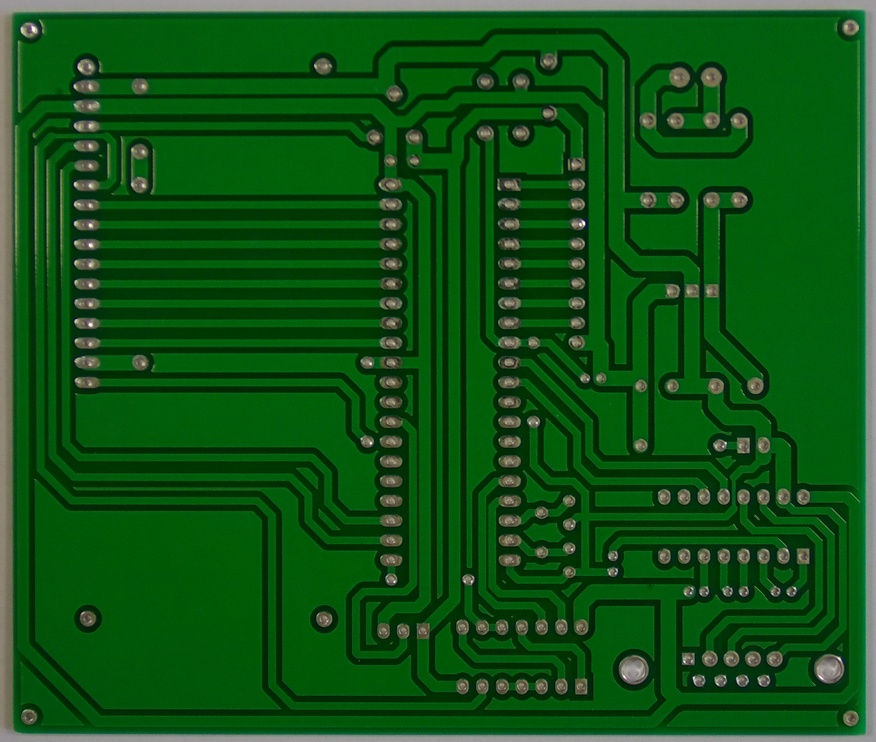
#> input picture PCB-Defect-Detection-and-Classification-System-PCB-Defect-Detection-and-Classification-System-Yuvraj-Singh0/PCB_DATASET/05.JPG, 876 x 742 px, shrunk from 2544 x 2156 before the run, found by its file name
$ python alignment.py
#> lines starting #> are read from the running program, lines starting #| are printed output that depends on the picture; pictures that were not available may be replaced by others from this repository, and a replacement may not be noted
import cv2
import numpy as np
import os

PROJECT_ROOT = os.path.dirname(os.path.abspath(__file__))

REF_PATH = os.path.join(PROJECT_ROOT, "images", "template", "05.JPG")
TEST_PATH = os.path.join(PROJECT_ROOT, "images", "test", "01_mouse_bite_02.jpg")
OUT_PATH = os.path.join(PROJECT_ROOT, "images", "test_aligned.jpg")

# Load images
ref = cv2.imread(REF_PATH, 0)
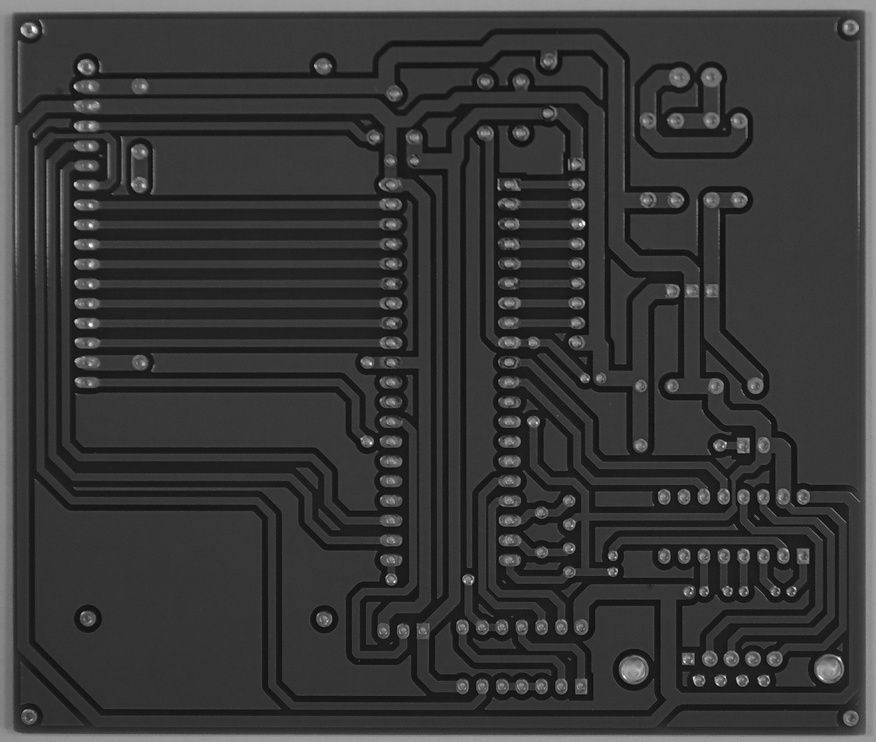
#> ref: shape (742, 876); min 9, max 255, mean 55.4
test = cv2.imread(TEST_PATH, 0)
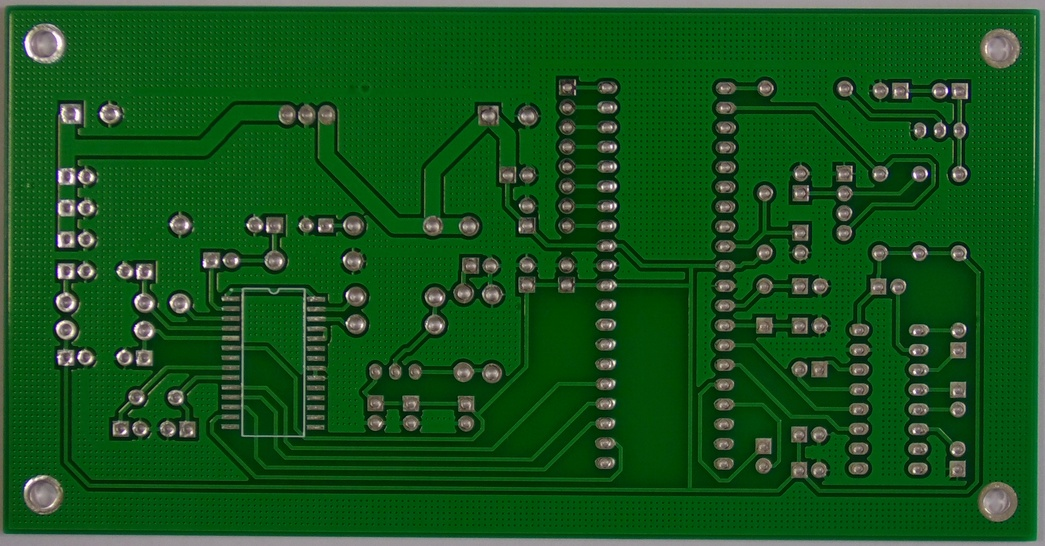
#> input picture PCB-Defect-Detection-and-Classification-System-PCB-Defect-Detection-and-Classification-System-Yuvraj-Singh0/PCB_DATASET/01.JPG, 1045 x 546 px, shrunk from 3034 x 1586 before the run, given in place of 01_mouse_bite_02.jpg, which was not available
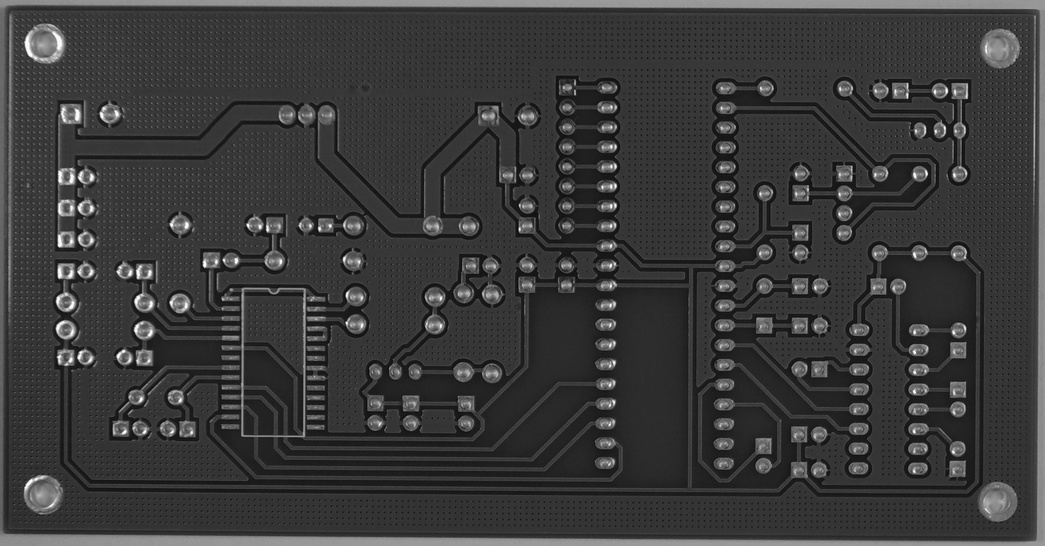
#> test: shape (546, 1045); min 8, max 255, mean 58.3

if ref is None or test is None:
    print("❌ Image not loaded")
    exit()

# Resize test image to reference size (IMPORTANT)
test = cv2.resize(test, (ref.shape[1], ref.shape[0]))
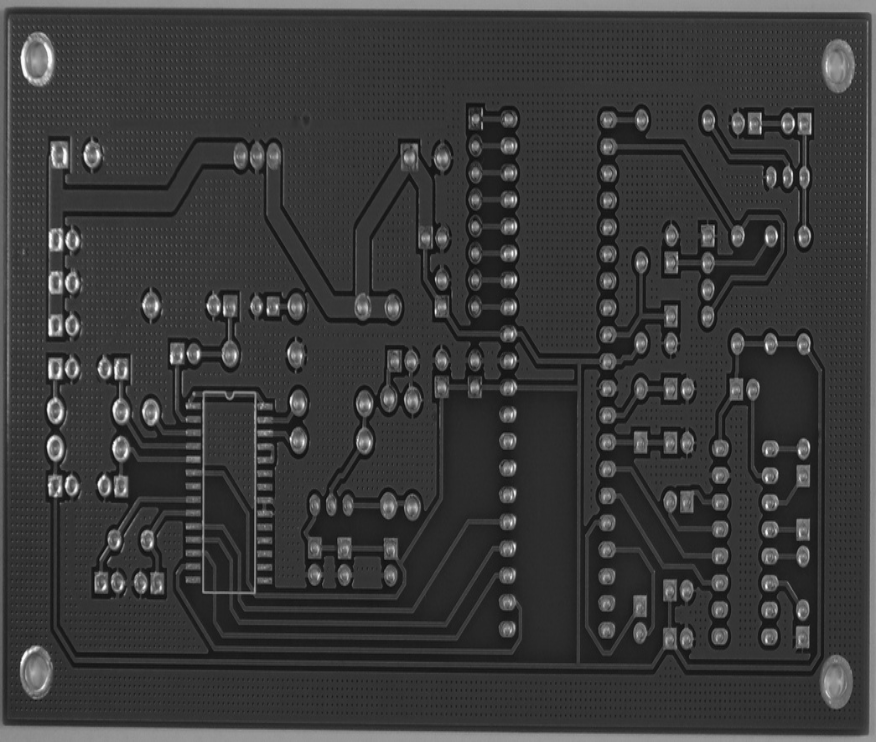
#> test: shape (742, 876); min 11, max 253, mean 58.2

# Convert to float32 (required for ECC)
ref_f = ref.astype(np.float32)
test_f = test.astype(np.float32)

# Initialize warp matrix (AFFINE is enough for PCB)
warp_matrix = np.eye(2, 3, dtype=np.float32)

# ECC criteria
criteria = (
    cv2.TERM_CRITERIA_EPS | cv2.TERM_CRITERIA_COUNT,
    5000,
    1e-6
)

try:
    cc, warp_matrix = cv2.findTransformECC(
        ref_f,
        test_f,
        warp_matrix,
        cv2.MOTION_AFFINE,
        criteria
    )
#> cc = 0.403; warp_matrix = [[1.02, -0.00204, -11.01], [0.00997, 1, -7.87]]
except cv2.error as e:
    print("❌ ECC alignment failed:", e)
    exit()

# Apply alignment
aligned = cv2.warpAffine(
    test,
    warp_matrix,
    (ref.shape[1], ref.shape[0]),
    flags=cv2.INTER_LINEAR + cv2.WARP_INVERSE_MAP
)
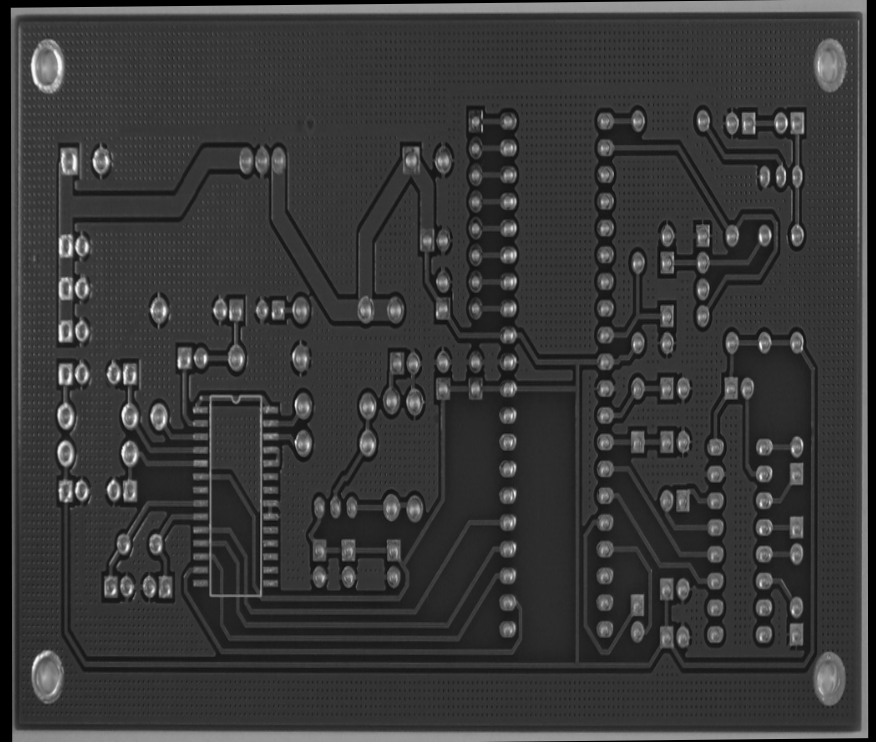
#> aligned: shape (742, 876); min 0, max 250, mean 56.4

# Save output
cv2.imwrite(OUT_PATH, aligned)
print("✅ Proper alignment completed →", OUT_PATH)

# Show results
cv2.imshow("Reference", ref)
cv2.imshow("Test (Original)", test)
cv2.imshow("Aligned (Correct)", aligned)

cv2.waitKey(0)
cv2.destroyAllWindows()
